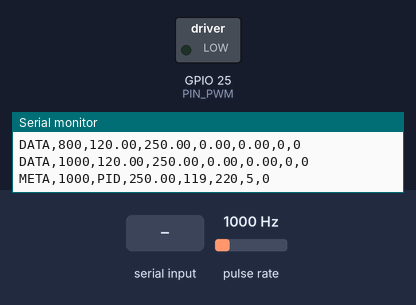
A sketch run on a simulated ESP32. On the bench: switched loads named in the sketch (green lamp = pin HIGH), the last lines printed to the serial monitor. Wiring (inferred from the names in the program): pulse sensor: data GPIO 27. Inputs (shaded band) come from the test bench; at power-on: pulse rate 1000 Hz.

Above: at 1.2 s.
1.3 s: "RUN,1\n" received over Serial
At 1.45 s:
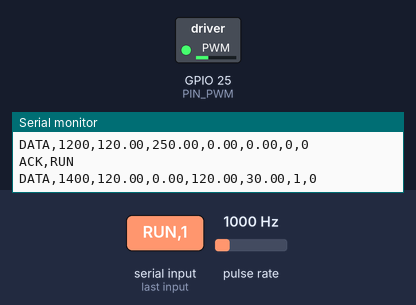
4.3 s: "ESTOP\n" received over Serial
At 5.6 s:
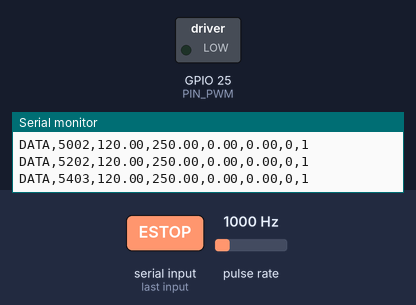
Timing chart, 0 to 7.3 s (numbered marks = the images above; inputs shaded):
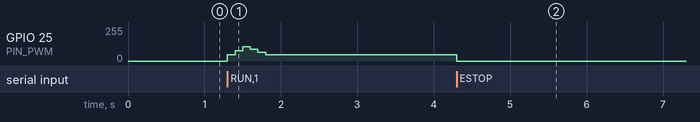

Measured:
- after the input at 1.3 s, GPIO 25 (PIN_PWM): 0/255 → 46/255 at once, → 77/255 0.10 s later, → 107/255 0.10 s later, → 87/255 0.10 s later, … (6 changes in this stretch)
- after the input at 4.3 s, GPIO 25 (PIN_PWM): 46/255 → 0/255 after 0.00 s instead of 2.0 s

The sketch:

FAJA_PID_V5_1_SENSOR_INICIO.ino
```cpp
#include <Arduino.h>
#include <math.h>
#include <esp_arduino_version.h>

// FAJA PID V5.1: corrige inicio del sensor sin cambiar el PID, PWM ni protecciones V5.
// Los eventos de pulso y el filtro de RPM se reinician en cada RUN.
// PROTOTIPO ACADEMICO: ESTOP por software no sustituye interruptor fisico de emergencia.
// No cambiar PPR ni tiempos de filtro sin recalibracion.
// FAJA PID V4: motor TT + sensor TCRT5000 con 1 marca por vuelta.
// Compatible con Faja PID Web: comandos SET, RUN, STOP, PING, RUN_FOR y telemetria DATA.
// Pines: GPIO25 PWM -> XY-MOS; GPIO27 <- OUT TCRT5000; GND comun.
// ADVERTENCIA: mantener un corte fisico de alimentacion del motor.

constexpr uint8_t PIN_PWM = 25, PIN_SENSOR = 27;
constexpr uint32_t PWM_FREQ = 10000, SAMPLE_MS = 100, TELEMETRY_MS = 200;
constexpr uint8_t PWM_BITS = 8;
constexpr int PWM_CHANNEL = 0;
constexpr float TS = 0.1f;
constexpr float PULSES_PER_REV = 1.0f;

// Con referencia maxima de 200 RPM, la vuelta dura 300 ms.
// Se ignoran nuevas marcas antes de 220 ms (rebotes/doble lectura).
constexpr uint32_t MIN_EDGE_GAP_US = 220000UL;
// A velocidades bajas pueden pasar varios segundos entre marcas.
constexpr uint32_t MIN_TIMEOUT_US = 6000000UL;
constexpr uint32_t MAX_TIMEOUT_US = 15000000UL;
constexpr uint32_t STARTUP_GRACE_MS = 8000UL;
constexpr float RPM_FILTER_ALPHA = 0.25f;
constexpr float PWM_RISE_STEP = 12.0f, PWM_FALL_STEP = 8.0f;
// Minimo PROVISIONAL: no garantiza giro bajo carga; calibrar motor real.
constexpr float RUN_MIN_PWM = 18.0f;
constexpr uint32_t LINK_TIMEOUT_MS = 5000UL;
constexpr uint32_t DIAGNOSTIC_MS = 1000UL;
enum ControlMode : uint8_t { MODE_PID = 0, MODE_PWM_FIXED = 1 };

volatile uint32_t lastEdgeUs = 0, edgePeriodUs = 0, acceptedPulseCount = 0;
portMUX_TYPE pulseMux = portMUX_INITIALIZER_UNLOCKED;
float referenceRpm = 120.0f, kp = 0.8f, ki = 0.2f, kd = 0.0f;
float measuredRpm = 0, rawRpm = 0, errorRpm = 0, pwmPct = 0;
float integrator = 0, lastMeasured = 0, filteredDerivative = 0;
bool running = false, fault = false, hasFilteredSample = false;
bool emergencyLatched = false;
ControlMode controlMode = MODE_PID;
float fixedPwmPct = 0.0f;
uint32_t lastCommandMs = 0, lastDiagnosticMs = 0;
uint32_t runStartMs = 0, lastPidMs = 0, lastTelemetryMs = 0;
uint32_t timerStartMs = 0, timerLimitMs = 0;
String rxLine;

void IRAM_ATTR pulseISR() {
  const uint32_t t = micros();
  portENTER_CRITICAL_ISR(&pulseMux);
  const uint32_t dt = t - lastEdgeUs;
  if (lastEdgeUs == 0 || dt >= MIN_EDGE_GAP_US) {
    if (lastEdgeUs != 0) edgePeriodUs = dt;
    lastEdgeUs = t;
    acceptedPulseCount++;
  }
  portEXIT_CRITICAL_ISR(&pulseMux);
}

void setMotor(float percent) {
  percent = constrain(percent, 0.0f, 100.0f);
  pwmPct = percent;
  const uint32_t duty = (uint32_t)lroundf(percent * 255.0f / 100.0f);
#if ESP_ARDUINO_VERSION_MAJOR >= 3
  ledcWrite(PIN_PWM, duty);
#else
  ledcWrite(PWM_CHANNEL, duty);
#endif
}

void haltMotor(bool isFault) {
  running = false;
  fault = isFault;
  timerLimitMs = 0;
  setMotor(0); // STOP y FALLA siempre pueden llevar PWM a cero inmediatamente.
  integrator = 0;
  filteredDerivative = 0;
  errorRpm = 0;
}

bool setConfig(float sp, float p, float i, float d) {
  if (!isfinite(sp) || !isfinite(p) || !isfinite(i) || !isfinite(d)) return false;
  if (sp < 0 || sp > 200 || p < 0 || p > 10 || i < 0 || i > 10 || d < 0 || d > 10) return false;
  referenceRpm = sp;
  kp = p;
  ki = i;
  kd = d;
  filteredDerivative = 0;
  lastMeasured = measuredRpm;
  return true;
}

void resetSensorForNewRun() {
  // El primer flanco tras RUN solo fija la marca de tiempo inicial;
  // el segundo flanco permite calcular un periodo nuevo y verificable.
  // Se descarta el ultimo pulso de la marcha anterior.
  portENTER_CRITICAL(&pulseMux);
  lastEdgeUs = 0;
  edgePeriodUs = 0;
  acceptedPulseCount = 0;
  portEXIT_CRITICAL(&pulseMux);
  rawRpm = 0;
  measuredRpm = 0;
  lastMeasured = 0;
  hasFilteredSample = false;
}

bool startMotor(uint32_t durationMs) {
  if (emergencyLatched) return false;
  haltMotor(false);
  resetSensorForNewRun();
  running = true;
  runStartMs = millis();
  timerStartMs = runStartMs;
  timerLimitMs = durationMs;
  lastMeasured = 0;
  return true;
}

void onCommand(String s) {
  s.trim();
  if (s.length()) lastCommandMs = millis();
  if (s == "ESTOP") {
    emergencyLatched = true;
    haltMotor(true);
    Serial.println("ACK,ESTOP");
  } else if (s == "RESET_ESTOP") {
    if (running) Serial.println("ERR,STOP_FIRST");
    else { emergencyLatched = false; fault = false; Serial.println("ACK,RESET_ESTOP"); }
  } else if (s == "MODE,PID" || s == "MODE,PWM") {
    if (running || emergencyLatched) Serial.println("ERR,STOP_FIRST");
    else { controlMode = s == "MODE,PID" ? MODE_PID : MODE_PWM_FIXED;
           fixedPwmPct = 0; integrator = 0; setMotor(0);
           Serial.println(controlMode == MODE_PID ? "ACK,MODE,PID" : "ACK,MODE,PWM"); }
  } else if (s.startsWith("PWM,")) {
    float v; char extra;
    if (sscanf(s.c_str(), "PWM,%f%c", &v, &extra) != 1 || !isfinite(v) || v < 0 || v > 100) Serial.println("ERR,PARAMS");
    else if (controlMode != MODE_PWM_FIXED || emergencyLatched) Serial.println("ERR,MODE");
    else { fixedPwmPct = v; Serial.printf("ACK,PWM,%.2f\n", v); }
  } else if (s == "STOP" || s == "RUN,0") {
    haltMotor(false);
    Serial.println("ACK,STOP");
  } else if (s == "RUN,1") {
    if (startMotor(0)) Serial.println("ACK,RUN");
    else Serial.println("ERR,ESTOP");
  } else if (s.startsWith("RUN_FOR,")) {
    unsigned long secs = 0;
    char extra;
    const int n = sscanf(s.c_str(), "RUN_FOR,%lu%c", &secs, &extra);
    if (n != 1 || secs < 1 || secs > 3600) Serial.println("ERR,PARAMS");
    else {
      if (startMotor(secs * 1000UL)) Serial.printf("ACK,RUN_FOR,%lu\n", secs);
      else Serial.println("ERR,ESTOP");
    }
  } else if (s.startsWith("SET,")) {
    float v[4];
    char extra;
    const int n = sscanf(s.c_str(), "SET,%f,%f,%f,%f%c", &v[0], &v[1], &v[2], &v[3], &extra);
    if (n == 4 && setConfig(v[0], v[1], v[2], v[3])) Serial.println("ACK,SET");
    else Serial.println("ERR,PARAMS");
  } else if (s == "PING") {
    Serial.println("ACK,PING");
  } else {
    Serial.println("ERR,COMMAND");
  }
}

uint32_t sensorTimeoutUs(uint32_t lastPeriod) {
  // Tiempo valido >= 2.5 vueltas al ritmo observado o de la consigna.
  // Por ejemplo, a 18 RPM cada vuelta dura 3.33 s: esperar al menos 8.33 s.
  const float refPeriod = 60000000.0f / max(referenceRpm, 1.0f);
  float waitUs = 2.5f * max(refPeriod, (float)lastPeriod);
  waitUs = constrain(waitUs, (float)MIN_TIMEOUT_US, (float)MAX_TIMEOUT_US);
  return (uint32_t)waitUs;
}

void sampleSensor() {
  uint32_t e, period;
  portENTER_CRITICAL(&pulseMux);
  e = lastEdgeUs;
  period = edgePeriodUs;
  portEXIT_CRITICAL(&pulseMux);

  const uint32_t age = micros() - e;
  const uint32_t timeoutUs = sensorTimeoutUs(period);
  if (e == 0 || period == 0 || age > timeoutUs) {
    rawRpm = 0;
  } else {
    // Durante la espera entre marcas las RPM no deben aumentar artificialmente.
    const uint32_t effectivePeriod = max(age, period);
    rawRpm = constrain(60000000.0f / (PULSES_PER_REV * (float)effectivePeriod), 0.0f, 250.0f);
  }
  if (!hasFilteredSample) {
    // No inicializar el filtro con un cero de 'sin pulsos'.
    // Esperar un periodo valido entre dos flancos despues de RUN.
    if (e != 0 && period != 0 && age <= timeoutUs) {
      measuredRpm = rawRpm;
      hasFilteredSample = true;
    } else {
      measuredRpm = 0;
    }
  } else {
    measuredRpm += RPM_FILTER_ALPHA * (rawRpm - measuredRpm);
  }
  if (measuredRpm < 0.35f) measuredRpm = 0;
}

void doPid() {
  sampleSensor();
  if (!running) {
    setMotor(0);
    errorRpm = 0;
    lastMeasured = measuredRpm;
    return;
  }
  if (referenceRpm < 1) {
    setMotor(0);
    integrator = 0;
    errorRpm = 0;
    lastMeasured = measuredRpm;
    return;
  }

  uint32_t lastPulse, period;
  portENTER_CRITICAL(&pulseMux);
  lastPulse = lastEdgeUs;
  period = edgePeriodUs;
  portEXIT_CRITICAL(&pulseMux);
  const uint32_t sensorAgeUs = micros() - lastPulse;
  const uint32_t allowedWaitUs = sensorTimeoutUs(period);
  const uint32_t runAgeMs = millis() - runStartMs;

  // Fallar solo ante ausencia prolongada de pulsos REALES, no por un
  // periodo de 3.3 segundos entre dos marcas a RPM bajas.
  if (runAgeMs > STARTUP_GRACE_MS &&
      (lastPulse == 0 || sensorAgeUs > allowedWaitUs)) {
    haltMotor(true);
    Serial.println("FAULT,NO_PULSES");
    return;
  }

  if (controlMode == MODE_PWM_FIXED) {
    errorRpm = 0; // En lazo abierto la referencia RPM no gobierna el motor.
    integrator = 0;
    setMotor(fixedPwmPct); // Escalon directo de PWM para identificacion, solo en modo de ensayo.
    lastMeasured = measuredRpm;
    return;
  }

  errorRpm = referenceRpm - measuredRpm;
  const float derivative = -(measuredRpm - lastMeasured) / TS;
  filteredDerivative = 0.8f * filteredDerivative + 0.2f * derivative;
  lastMeasured = measuredRpm;

  const float candidateI = constrain(integrator + ki * errorRpm * TS, 0.0f, 100.0f);
  const float tentative = kp * errorRpm + candidateI + kd * filteredDerivative;
  if (!((tentative > 100 && errorRpm > 0) || (tentative < 0 && errorRpm < 0))) {
    integrator = candidateI;
  }

  // Solo limitar el PWM durante marcha: STOP, referencia 0 y FALLA
  // mantienen su capacidad de parar el motor completamente.
  const float requested = constrain(kp * errorRpm + integrator + kd * filteredDerivative,
                                    RUN_MIN_PWM, 100.0f);
  const float low = max(RUN_MIN_PWM, pwmPct - PWM_FALL_STEP);
  float high = min(100.0f, pwmPct + PWM_RISE_STEP);
  if (high < low) high = low;
  setMotor(constrain(requested, low, high));
}

void report() {
  Serial.printf("DATA,%lu,%.2f,%.2f,%.2f,%.2f,%d,%d\n",
                (unsigned long)millis(), referenceRpm, measuredRpm, errorRpm,
                pwmPct, running ? 1 : 0, fault ? 1 : 0);
}

void reportDiagnostic() {
  uint32_t edge, period, count;
  portENTER_CRITICAL(&pulseMux);
  edge = lastEdgeUs; period = edgePeriodUs; count = acceptedPulseCount;
  portEXIT_CRITICAL(&pulseMux);
  const uint32_t ageMs = edge ? (uint32_t)((micros() - edge) / 1000UL) : 0;
  Serial.printf("META,%lu,%s,%.2f,%lu,%lu,%lu,%d\n",
    (unsigned long)millis(), controlMode == MODE_PID ? "PID" : "PWM",
    rawRpm, (unsigned long)ageMs, (unsigned long)(period/1000UL),
    (unsigned long)count, emergencyLatched ? 1 : 0);
}

void setup() {
  Serial.begin(115200);
  rxLine.reserve(96);
  pinMode(PIN_SENSOR, INPUT_PULLUP);
#if ESP_ARDUINO_VERSION_MAJOR >= 3
  ledcAttach(PIN_PWM, PWM_FREQ, PWM_BITS);
#else
  ledcSetup(PWM_CHANNEL, PWM_FREQ, PWM_BITS);
  ledcAttachPin(PIN_PWM, PWM_CHANNEL);
#endif
  setMotor(0);
  attachInterrupt(digitalPinToInterrupt(PIN_SENSOR), pulseISR, FALLING);
  lastPidMs = millis();
  lastTelemetryMs = millis();
  lastDiagnosticMs = millis();
  lastCommandMs = millis();
  Serial.println("READY,FAJA_PID_V2"); // Compatibilidad con HMI V2.3.
  Serial.println("CAPS,TIMER");
  Serial.println("CAPS,MODE_PWM,META,ESTOP,LINK_WATCHDOG");
  Serial.println("VER,FAJA_PID_V5_1");
}

void loop() {
  while (Serial.available()) {
    const char c = (char)Serial.read();
    if (c == '\n' || c == '\r') {
      if (rxLine.length()) { onCommand(rxLine); rxLine = ""; }
    } else if (rxLine.length() < 95) {
      rxLine += c;
    } else {
      rxLine = "";
    }
  }
  const uint32_t now = millis();
  if (running && (uint32_t)(now - lastCommandMs) > LINK_TIMEOUT_MS) {
    haltMotor(true);
    Serial.println("FAULT,LINK_TIMEOUT");
  }
  if (running && timerLimitMs > 0 && (uint32_t)(now - timerStartMs) >= timerLimitMs) {
    haltMotor(false);
    Serial.println("ACK,TIMER_DONE");
  }
  if (now - lastPidMs >= SAMPLE_MS) { lastPidMs += SAMPLE_MS; doPid(); }
  if (now - lastTelemetryMs >= TELEMETRY_MS) { lastTelemetryMs = now; report(); }
  if (now - lastDiagnosticMs >= DIAGNOSTIC_MS) { lastDiagnosticMs = now; reportDiagnostic(); }
}
```
